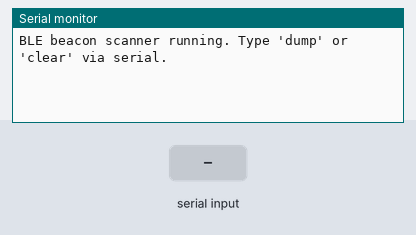
The program below on a simulated Seeed XIAO ESP32-C3. Shown: the last lines printed to the serial monitor. Inputs (shaded band) come from the test bench. Storage starts empty; nothing arrives over Bluetooth unless stated.

Above: at 1.7 s.
1.8 s: "dump\n" received over Serial
At 4.1 s:
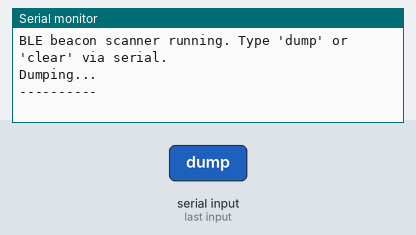
7.5 s: "clear\n" received over Serial
At 8.6 s:
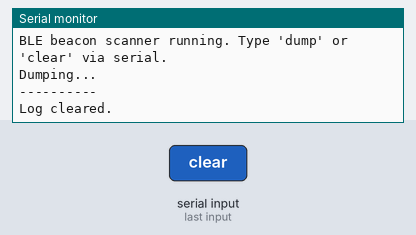
13.2 s: "verbose\n" received over Serial
At 18.0 s:
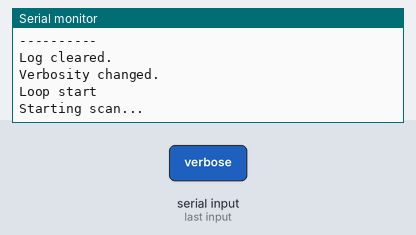
18.9 s: "1\n" received over Serial
At 20.3 s:
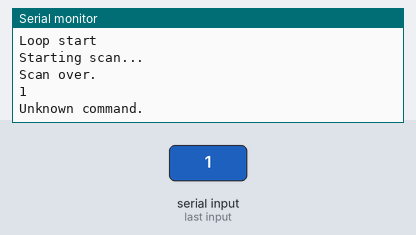
24.6 s: "dump\n" received over Serial
At 28.3 s:
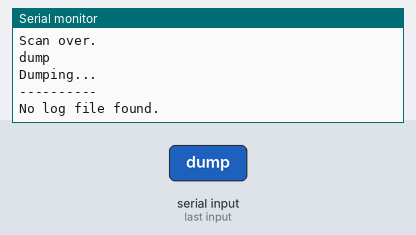
30.3 s: "clear\n" received over Serial
At 32.2 s:
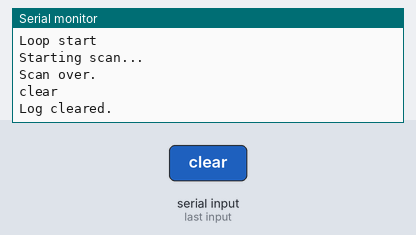

The program:

main.cpp
```cpp
#include <Arduino.h>
#include "SPIFFS.h"
#include <BLEDevice.h>
#include <BLEScan.h>
#include <BLEAdvertisedDevice.h>

// --- Filter MACs (in lowercase)
//const char* allowedMacs[] = {
//  "68:67:25:ee:bb:ec",
//  "68:67:25:ee:bb:ee",
//  "64:e8:33:b6:29:ac",
//  "64:e8:33:b6:29:ae",
//  "84:fc:e6:84:12:da",
//  "64:e8:33:b6:b3:38",
//  "64:e8:33:b6:b3:3a"
//};
const char* allowedMacs[] = {
  "64:e8:33:b6:29:ae",
  "64:e8:33:b6:b3:ea",
  "64:e8:33:b5:96:a2",
  "64:e8:33:b7:19:5e",
  "64:e8:33:b6:bb:9a",
  "64:e8:33:b5:bf:ee",
  "64:e8:33:b6:b4:0e",
  "64:e8:33:b6:29:ae",
  "64:e8:33:b6:b3:3a",
  "b0:81:84:03:73:c2",
  "84:fc:e6:84:12:da"
};
const size_t allowedMacsCount = sizeof(allowedMacs) / sizeof(allowedMacs[0]);
bool verbose = false;

bool isMacAllowed(const String& mac) {
  for (size_t i = 0; i < allowedMacsCount; ++i) {
    if (mac.equalsIgnoreCase(allowedMacs[i])) return true;
  }
  return false;
}

void serialPrint(String msg) {
  if (verbose) {
      Serial.println(msg);
  }
}

void scanAndLog() {
  serialPrint("Starting scan...");

  BLEScan* scanner = BLEDevice::getScan();
  scanner->clearResults();  // Clean up previous results
  scanner->setAdvertisedDeviceCallbacks(nullptr);  // no callbacks
  scanner->setActiveScan(true);  // important: requests scan responses
  scanner->setInterval(100);
  scanner->setWindow(99);  // make scan window close to interval
  //scanner->start(3, false);
  BLEScanResults results = scanner->start(3, false); // Scan 3s, blocking

  serialPrint("Scan over.");

  for (int i = 0; i < results.getCount(); ++i) {
    BLEAdvertisedDevice device = results.getDevice(i);
    //String mac = String(device.getAddress().toString());
    std::string stdMac = device.getAddress().toString();
    String mac = String(stdMac.c_str());  // Explicit conversion
    serialPrint(mac);

    if (isMacAllowed(mac)) {
      int rssi = device.getRSSI();
      unsigned long timestamp = millis() / 1000;

      char line[128];
      snprintf(line, sizeof(line), "%lu,%s,%d", timestamp, mac.c_str(), rssi);

      File f = SPIFFS.open("/ble_log.csv", FILE_APPEND);
      if (f) {
        f.println(line);
        f.close();
        Serial.println("Logged: ");
        Serial.println(line);
      } else {
        serialPrint("Failed to write to SPIFFS");
      }
    }
  }

  scanner->clearResults(); // Free memory
}

void checkSerialCommand() {
  static String input;
  while (Serial.available()) {
    char c = Serial.read();
    if (c == '\n' || c == '\r') {
      input.trim();
      serialPrint(input);
      if (input == "dump") {
        Serial.println("Dumping...");
        Serial.println("----------");
        File f = SPIFFS.open("/ble_log.csv");
        if (f) {
          while (f.available()) {
            Serial.write(f.read());
          }
          f.close();
          Serial.println("----------");
          Serial.println("Dump ended");
        } else {
          serialPrint("No log file found.");
        }
      } else if (input == "clear") {
        SPIFFS.remove("/ble_log.csv");
        Serial.println("Log cleared.");
      } else if (input == "verbose") {
        verbose = not(verbose);
        serialPrint("Verbosity changed.");
      } else {
        serialPrint("Unknown command.");
      }
      input = "";
    } else {
      input += c;
    }
  }
}

void setup() {
  Serial.begin(115200);
  delay(500);

  if (!SPIFFS.begin(true)) {
    Serial.println("SPIFFS mount failed.");
    return;
  }

  BLEDevice::init(""); // Use empty device name for passive scan

  Serial.println("BLE beacon scanner running. Type 'dump' or 'clear' via serial.");
}

void loop() {
  serialPrint("Loop start");
  scanAndLog();
  checkSerialCommand();
  delay(1000);  // slight delay between scans
}
```

Measured:
- after the input at 1.8 s, the serial monitor: prints a new line after 1.7 s (image 1)
- after the input at 7.5 s, the serial monitor: prints a new line at once (image 2)
- after the input at 13.2 s, the serial monitor: prints a new line after 2.3 s (image 3)
- after the input at 18.9 s, the serial monitor: prints a new line after 0.63 s (image 4)
- after the input at 24.6 s, the serial monitor: prints a new line after 2.9 s (image 5)
- after the input at 30.3 s, the serial monitor: prints a new line after 1.2 s (image 6)
